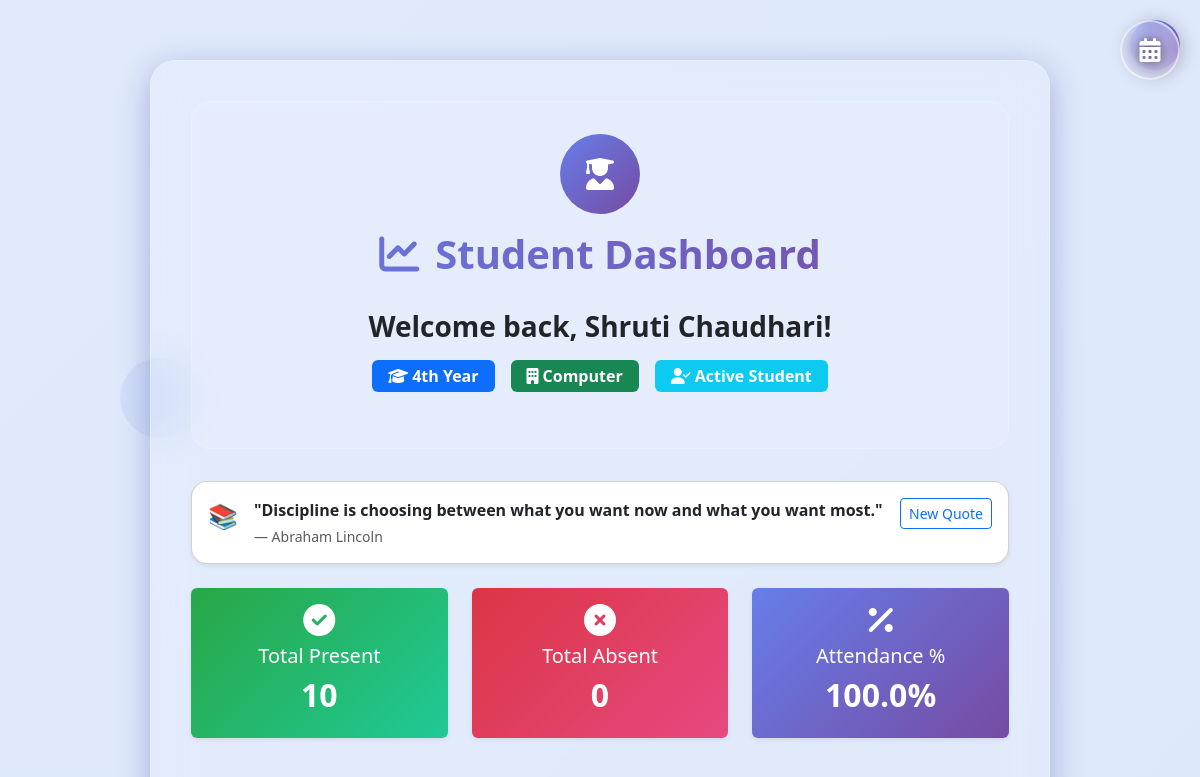
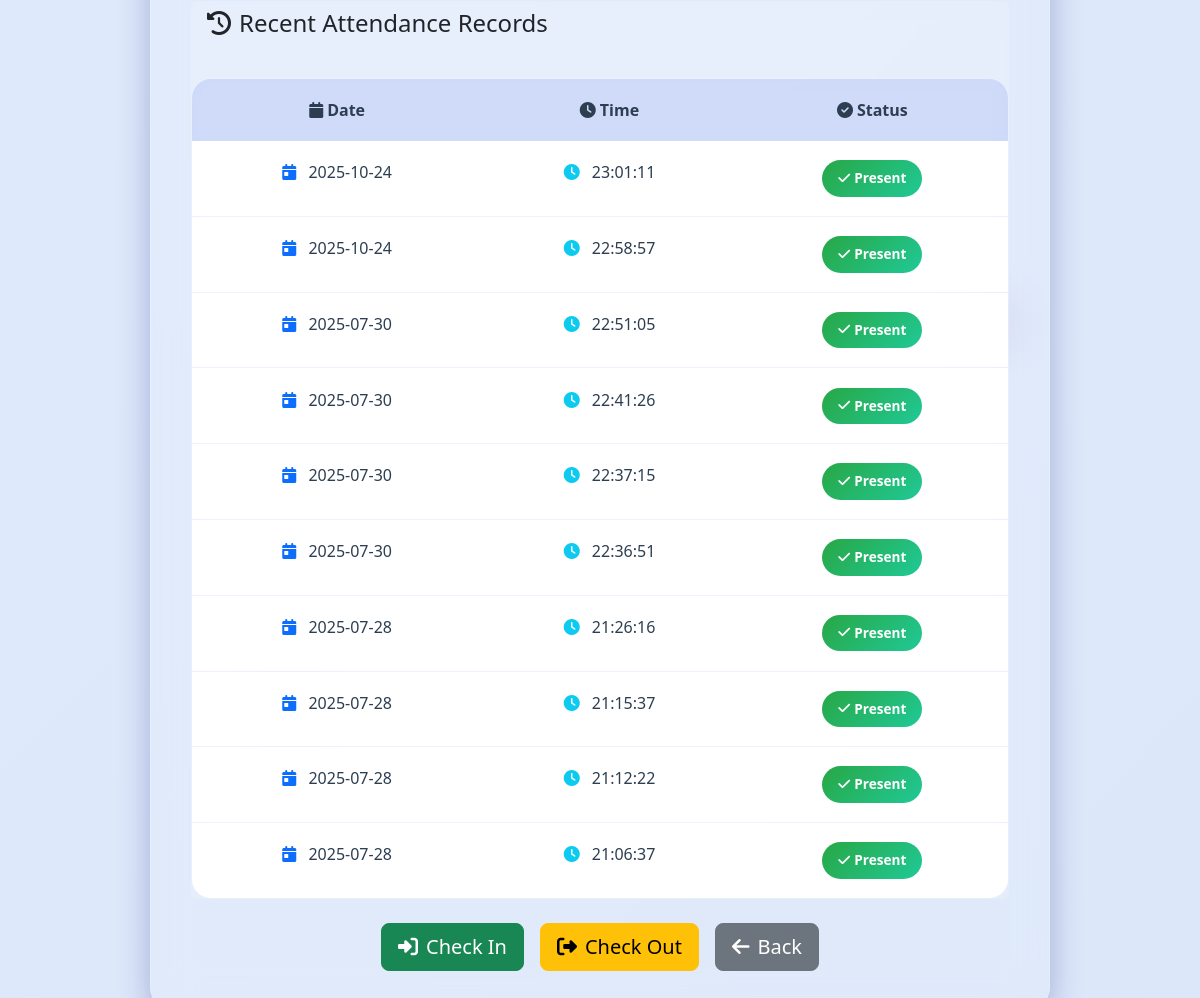
/student_dashboard (signed in), run on the app's committed database (2 pictures, top to bottom).
### tables this page shows
CREATE TABLE users (
        id INTEGER PRIMARY KEY AUTOINCREMENT,
        name TEXT,
        image_path TEXT
    , student_id TEXT, class_year TEXT, department TEXT, password TEXT);

### main.py (the view)
@app.route('/student_dashboard')
def student_dashboard():
    student_id = session.get('student_id')
    if not student_id:
        return redirect(url_for('student_login'))
    conn = sqlite3.connect('database.db')
    conn.row_factory = sqlite3.Row
    cur = conn.cursor()
    cur.execute("SELECT * FROM users WHERE student_id = ?", (student_id,))
    student = cur.fetchone()
    cur.execute('''
        SELECT DATE(timestamp) AS date, TIME(timestamp) AS time
        FROM attendance
        WHERE user_id = ?
        ORDER BY timestamp DESC
        LIMIT 10
    ''', (student['id'],))
    db_records = cur.fetchall()
    attendance_records = []
    for record in db_records:
        attendance_records.append({
            'date': record['date'],
            'time': record['time'],
            'status': 'Present'
        })
    conn.close()
    student_quote = get_student_quote(student['student_id'])
    response = make_response(render_template(
        'student_dashboard.html',
        student=student,
        attendance_records=attendance_records,
        daily_quote=student_quote
    ))
    response.headers['Cache-Control'] = 'no-store, no-cache, must-revalidate, max-age=0'
    response.headers['Pragma'] = 'no-cache'
    return response

### main.py (called while the page is built)
def get_daily_quote():
    if not _QUOTES_CACHE:
        return {'text': 'Keep going — small steps lead to big changes.', 'author': ''}
    idx = datetime.utcnow().toordinal() % len(_QUOTES_CACHE)
    return _QUOTES_CACHE[idx]

def get_student_quote(student_identifier, by_date=True):
    if not _QUOTES_CACHE:
        return {'text': 'Keep going — small steps lead to big changes.', 'author': ''}
    try:
        sid = str(student_identifier or '')
        date_ord = datetime.utcnow().toordinal() if by_date else 0
        h = abs(hash(sid))
        idx = (h + date_ord) % len(_QUOTES_CACHE)
        return _QUOTES_CACHE[idx]
    except Exception:
        return get_daily_quote()

@app.context_processor
def inject_quote():
    try:
        return {'daily_quote': get_daily_quote()}
    except Exception:
        return {'daily_quote': {'text': 'Keep learning every day.', 'author': ''}}

### templates/student_dashboard.html (shortened to what this page needs)
<!DOCTYPE html>
<html lang="en">
<head>
  <link rel="stylesheet" href="https://cdn.jsdelivr.net/npm/bootstrap@5.3.3/dist/css/bootstrap.min.css">
  <link rel="stylesheet" href="https://cdnjs.cloudflare.com/ajax/libs/font-awesome/6.4.0/css/all.min.css">
  <link rel="stylesheet" href="https://cdnjs.cloudflare.com/ajax/libs/animate.css/4.1.1/animate.min.css" />
  <link href="https://unpkg.com/aos@2.3.1/dist/aos.css" rel="stylesheet">
</head>
<body>
  <a href="{{ url_for('settings') }}" class="settings-btn" title="Settings">
    <i class="fas fa-cog"></i>
  </a>
  <div class="floating-shapes">
    <div class="shape"></div>
  </div>
  <div class="calendar-floating-btn" onclick="toggleCalendar()" data-bs-toggle="tooltip"
    title="View Calendar & Holidays">
    <i class="fas fa-calendar-alt"></i>
  </div>
  <div class="dashboard-card" data-aos="fade-up" data-aos-duration="1200">
    <div class="welcome-message" data-aos="zoom-in" data-aos-delay="200">
      <div class="user-avatar">
        <i class="fas fa-user-graduate"></i>
      </div>
      <h2 class="dashboard-title">
        <i class="fas fa-chart-line me-3"></i>Student Dashboard
      </h2>
      <div class="text-center mb-4">
        <h3 class="fw-bold mb-3 text-dark">Welcome back, {{ student.name }}!</h3>
        <div class="d-flex justify-content-center gap-3 flex-wrap">
          <span class="badge bg-primary fs-6 px-3 py-2">
            <i class="fas fa-graduation-cap me-1"></i>{{ student.class_year }}
          </span>
          <span class="badge bg-success fs-6 px-3 py-2">
            <i class="fas fa-building me-1"></i>{{ student.department }}
          </span>
          <span class="badge bg-info fs-6 px-3 py-2">
            <i class="fas fa-user-check me-1"></i>Active Student
          </span>
        </div>
      </div>
    </div>
    <div class="quote-widget my-4" data-aos="fade-up" data-aos-delay="300">
      <div class="card p-3 shadow-sm" style="border-radius:16px;">
        <div class="d-flex align-items-start gap-3">
          <div style="font-size:1.5rem;color:#667eea;">📚</div>
          <div>
            <div id="quoteText" class="fw-semibold">"{{ daily_quote.text }}"</div>
            <div id="quoteAuthor" class="text-muted small mt-1">— {{ daily_quote.author }}</div>
          </div>
          <div class="ms-auto">
            <button id="newQuoteBtn" class="btn btn-sm btn-outline-primary">New Quote</button>
          </div>
        </div>
      </div>
    </div>
    <div class="row mb-4" data-aos="fade-up" data-aos-delay="400">
      <div class="col-md-4 mb-3">
        <div class="card border-0 shadow-sm h-100" style="background: var(--success-gradient);">
          <div class="card-body text-center text-white">
            <i class="fas fa-check-circle fa-2x mb-2"></i>
            <h5>Total Present</h5>
            <h2 class="fw-bold">{{ attendance_records|selectattr('status', 'equalto', 'Present')|list|length }}</h2>
          </div>
        </div>
      </div>
      <div class="col-md-4 mb-3">
        <div class="card border-0 shadow-sm h-100" style="background: var(--danger-gradient);">
          <div class="card-body text-center text-white">
            <i class="fas fa-times-circle fa-2x mb-2"></i>
            <h5>Total Absent</h5>
            <h2 class="fw-bold">{{ attendance_records|selectattr('status', 'equalto', 'Absent')|list|length }}</h2>
          </div>
        </div>
      </div>
      <div class="col-md-4 mb-3">
        <div class="card border-0 shadow-sm h-100" style="background: var(--primary-gradient);">
          <div class="card-body text-center text-white">
            <i class="fas fa-percentage fa-2x mb-2"></i>
            <h5>Attendance %</h5>
            {% set total = attendance_records|length %}
            {% set present = attendance_records|selectattr('status', 'equalto', 'Present')|list|length %}
            {% if total > 0 %}
            <h2 class="fw-bold">{{ "%.1f"|format((present/total)*100) }}%</h2>
            {% else %}
            <h2 class="fw-bold">0%</h2>
            {% endif %}
          </div>
        </div>
      </div>
    </div>
    <div class="card border-0" style="background: var(--glass-bg); backdrop-filter: blur(10px);" data-aos="fade-up"
      data-aos-delay="600">
      <div class="card-header bg-transparent border-0">
        <h4 class="mb-0 text-dark">
          <i class="fas fa-history me-2"></i>Recent Attendance Records
        </h4>
      </div>
      <div class="card-body p-0">
        <div class="table-responsive">
          <table class="table enhanced-table mb-0">
            <thead>
              <tr>
                <th><i class="fas fa-calendar me-1"></i>Date</th>
                <th><i class="fas fa-clock me-1"></i>Time</th>
                <th><i class="fas fa-check-circle me-1"></i>Status</th>
              </tr>
            </thead>
            <tbody>
              {% for record in attendance_records %}
              <tr data-aos="fade-up" data-aos-delay="{{ loop.index * 100 }}">
                <td>
                  <i class="fas fa-calendar-day me-2 text-primary"></i>
                  {{ record['date'] }}
                </td>
                <td>
                  <i class="fas fa-clock me-2 text-info"></i>
                  {{ record['time'] }}
                </td>
                <td>
                  {% if record['status']|lower == 'present' %}
                  <span class="status-present">
                    <i class="fas fa-check me-1"></i>Present
                  </span>
                  {% else %}
                  <span class="status-absent">
                    <i class="fas fa-times me-1"></i>Absent
                  </span>
                  {% endif %}
                </td>
              </tr>
              {% endfor %}
            </tbody>
          </table>
        </div>
      </div>
    </div>
    <div class="text-center mt-4" data-aos="fade-up" data-aos-delay="800">
      <div class="d-flex justify-content-center gap-3 flex-wrap">
        <a href="/checkin" class="btn btn-success btn-lg">
          <i class="fas fa-sign-in-alt me-2"></i>Check In
        </a>
        <a href="/checkout" class="btn btn-warning btn-lg">
          <i class="fas fa-sign-out-alt me-2"></i>Check Out
        </a>
        <a href="javascript:history.back()" class="btn btn-secondary btn-lg">
          <i class="fas fa-arrow-left me-2"></i>Back
        </a>
      </div>
    </div>
  </div>
</body>
</html>

### templates/student_dashboard.html (style rules this page uses)
:root { --primary-gradient: linear-gradient(135deg, #667eea, #764ba2); --success-gradient: linear-gradient(135deg, #28a745, #20c997); --danger-gradient: linear-gradient(135deg, #dc3545, #e64980); --glass-bg: rgba(255,255,255,0.12); --glass-border: rgba(255,255,255,0.14); --primary-text: #212529; }
body { background: linear-gradient(135deg, #e0eafc, #cfdef3); background-size: 400% 400%; animation: gradientShift 15s ease infinite; min-height: 100vh; font-family: 'Segoe UI', Tahoma, Geneva, Verdana, sans-serif; position: relative; overflow-x: hidden; color: #212529; }
.settings-btn { position: fixed; top: 20px; right: 20px; width: 50px; height: 50px; border-radius: 50%; background: linear-gradient(135deg, #667eea 0%, #764ba2 100%); color: white; border: none; box-shadow: 0 4px 20px rgba(0, 0, 0, 0.3); display: flex; align-items: center; justify-content: center; transition: all 0.3s ease; z-index: 1000; text-decoration: none; }
.floating-shapes { position: fixed; top: 0; left: 0; width: 100%; height: 100%; pointer-events: none; z-index: 1; }
.shape { position: absolute; opacity: 0.1; animation: floatShape 20s infinite linear; }
.shape:nth-child(1) { width: 80px; height: 80px; background: #667eea; border-radius: 50%; top: 20%; left: 10%; animation-delay: 0s; }
.dashboard-card { background: rgba(255, 255, 255, 0.1); backdrop-filter: blur(20px); -webkit-backdrop-filter: blur(20px); border: 1px solid rgba(255, 255, 255, 0.2); border-radius: 25px; box-shadow: 0 8px 32px 0 rgba(31, 38, 135, 0.3), inset 0 1px 0 rgba(255, 255, 255, 0.1); padding: 40px; max-width: 900px; margin: 60px auto 0 auto; animation: containerFloat 6s ease-in-out infinite, fadeInUp 1.2s ease-out; position: relative; z-index: 10; }
.dashboard-title { background: linear-gradient(45deg, #667eea, #764ba2); -webkit-background-clip: text; -webkit-text-fill-color: transparent; background-clip: text; font-weight: 700; font-size: 2.5rem; text-align: center; margin-bottom: 2rem; position: relative; animation: titleGlow 3s ease-in-out infinite alternate; }
.welcome-message { background: var(--glass-bg); border: 1px solid var(--glass-border); border-radius: 20px; padding: 2rem; margin-bottom: 2rem; text-align: center; position: relative; overflow: hidden; }
.welcome-message::before { content: ''; position: absolute; top: 0; left: -100%; width: 100%; height: 100%; background: linear-gradient(90deg, transparent, rgba(255, 255, 255, 0.1), transparent); animation: shimmer 3s infinite; }
.user-avatar { width: 80px; height: 80px; border-radius: 50%; background: var(--primary-gradient); display: flex; align-items: center; justify-content: center; margin: 0 auto 1rem; font-size: 2rem; color: white; animation: avatarPulse 2s ease-in-out infinite; }
.enhanced-table { background: rgba(255, 255, 255, 0.05); border-radius: 20px; overflow: hidden; backdrop-filter: blur(10px); border: 1px solid rgba(255, 255, 255, 0.1); margin-top: 2rem; }
.enhanced-table th { background: rgba(102, 126, 234, 0.2); color: #2c3e50; font-weight: 700; border: none; padding: 1.2rem; text-align: center; }
.enhanced-table td { color: #2c3e50; border: none; padding: 1.2rem; text-align: center; transition: all 0.3s ease; position: relative; }
.enhanced-table tbody tr { border-bottom: 1px solid rgba(255, 255, 255, 0.1); transition: all 0.3s ease; }
.status-present { background: var(--success-gradient); color: white; padding: 8px 16px; border-radius: 20px; font-weight: 600; font-size: 0.85rem; display: inline-flex; align-items: center; animation: statusGlow 2s ease-in-out infinite alternate; }
.calendar-floating-btn { position: fixed; top: 30px; right: 30px; width: 70px; height: 70px; border-radius: 50%; background: var(--glass-bg); border: 2px solid var(--glass-border); backdrop-filter: blur(15px); -webkit-backdrop-filter: blur(15px); display: flex; align-items: center; justify-content: center; cursor: pointer; transition: all 0.3s ease; z-index: 1000; font-size: 1.8rem; color: #667eea; animation: floatButton 3s ease-in-out infinite; }
.calendar-floating-btn { position: fixed; top: 20px; right: 20px; width: 60px; height: 60px; border-radius: 50%; background: rgba(255, 255, 255, 0.3); border: 2px solid rgba(255, 255, 255, 0.5); backdrop-filter: blur(10px); -webkit-backdrop-filter: blur(10px); display: flex; align-items: center; justify-content: center; cursor: pointer; transition: all 0.3s ease; z-index: 1000; font-size: 1.5rem; color: white; text-shadow: 0 0 10px rgba(0, 0, 0, 0.5); }

### data on the page
users: name "Shruti Chaudhari", class_year "4th Year", department "Computer"

### other printed values
{{ daily_quote.text }} "Discipline is choosing between what you want now and what you want most."
{{ daily_quote.author }} "Abraham Lincoln"
{{ "%.1f"|format((present/total)*100) }} "100.0"
{{ record['date'] }} "2025-10-24" "2025-10-24" "2025-07-30" "2025-07-30" "2025-07-30" "2025-07-30" "2025-07-28" "2025-07-28" "2025-07-28" "2025-07-28"
{{ record['time'] }} "23:01:11" "22:58:57" "22:51:05" "22:41:26" "22:37:15" "22:36:51" "21:26:16" "21:15:37" "21:12:22" "21:06:37"
